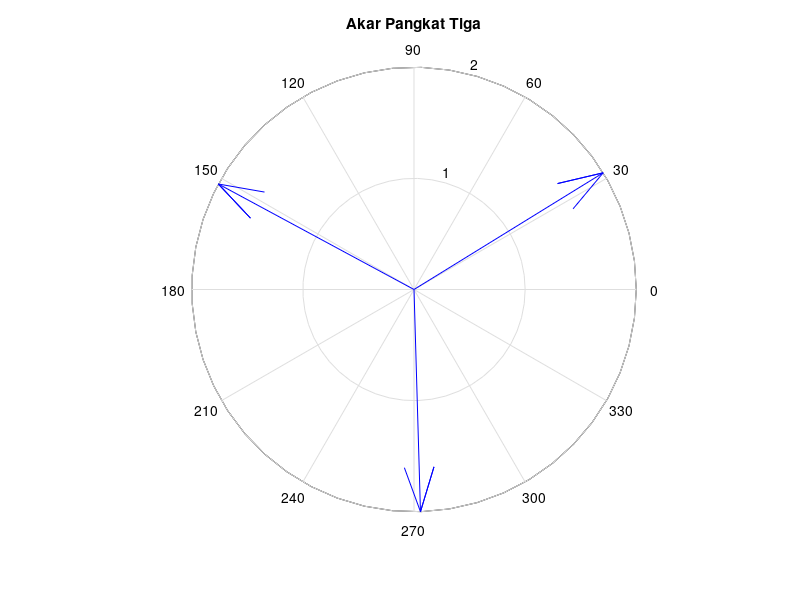
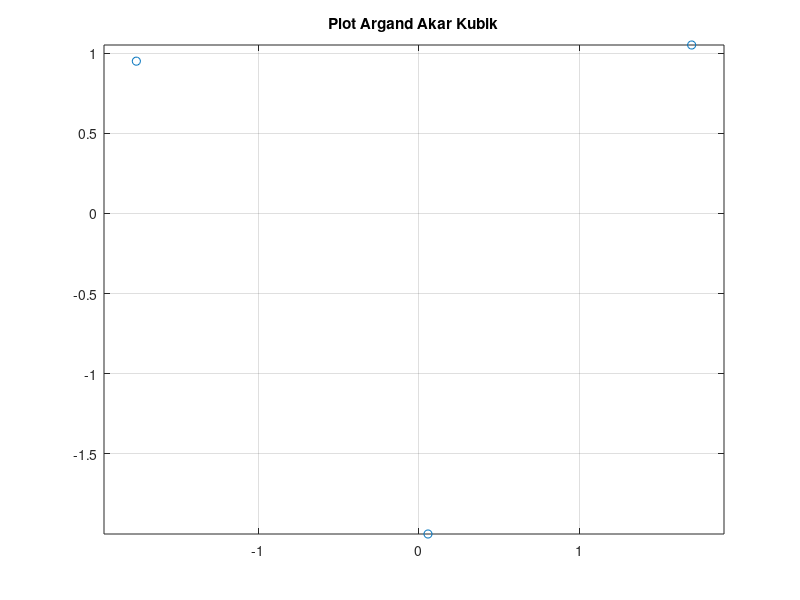

Source code (MATLAB) for these figures, in order:
% =======================================================================
% UTS Matematika Sains Data Semester Genap 2025/2026
% Soal 5 Konvergensi CLV dan Kekontinuan Biaya
%
% Nama : Muhammad Diyar razaqa Aditya
% NIM  : 2510514031
% Parameter: N=31, a=3, b=1, K=5, theta0=95, alpha=0.002
% Tanggal: 2026-04-26
% =======================================================================
theta = deg2rad([31.6667 151.6667 271.6667]);
r = 2;

z = r * exp(1i*theta);

figure
compass(z)
title('Akar Pangkat Tiga')

% alternatif plot kartesius
figure
plot(real(z), imag(z), 'o')
axis equal
grid on
title('Plot Argand Akar Kubik')
